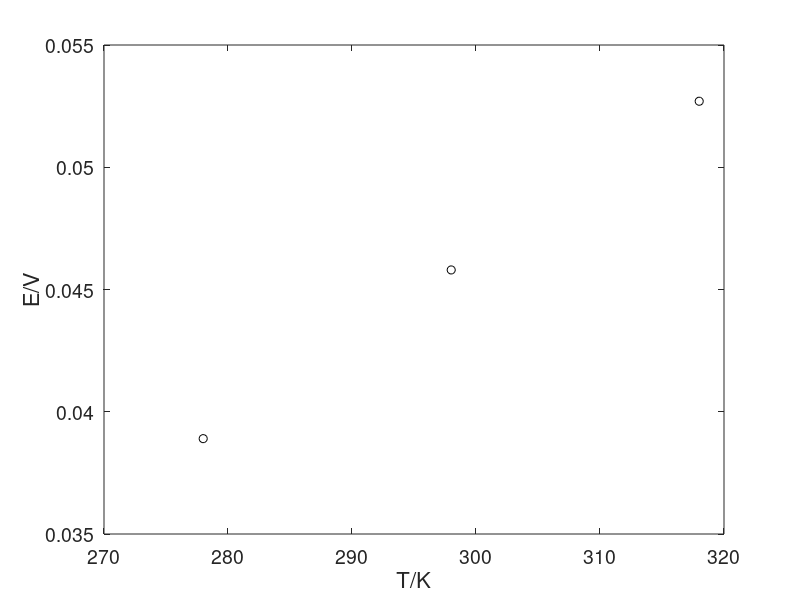

MATLAB code for this plot:
clear;

T=[278,298,318];
E=[0.0389,0.0458,0.0527];


plot(T,E,'ko')
hold on
set(gca,'fontsize',14);
xlabel('T/K','FontSize',16);
ylabel('E/V','FontSize',16);

J = polyfit(T,E,1);
t=(278:0.0001:318);
z= J(1).*t +J(2);
plot(t,z,'b-');

print -dpng -r300 'ChemSup3.png'%produces figure of given spec
hold off
figure;

